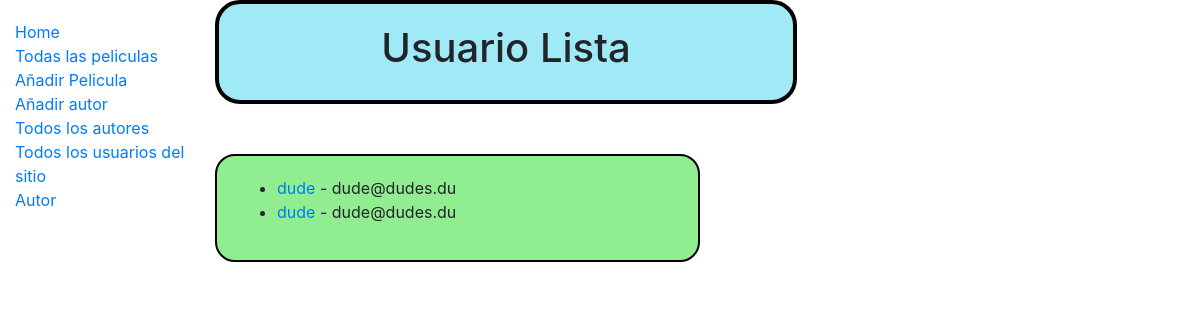
Page /catalog/usuarios/ on the earlier database version.
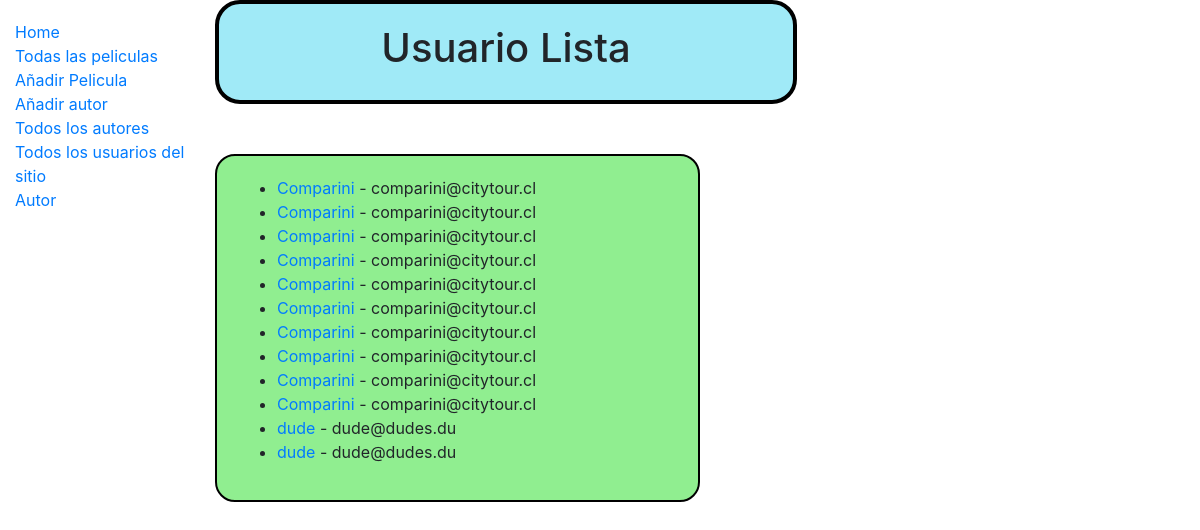
Same page on the later database version.
### catalog/models.py (models this page shows, shortened)
class usuario(models.Model):
	nombre=models.CharField(max_length=100)
	password = models.CharField(max_length=100)
	email = models.EmailField(max_length=50)
	class Meta:
		ordering = ['nombre']
	def get_absolute_url(self):
		return reverse("usuario-detail", args=[str(self.id)])

### catalog/views.py (the view)
# urls.py: path('usuarios/', views.usuarioListView.as_view(), name='usuario_list'),
class usuarioListView(generic.ListView):
    model = usuario
    paginate_by = 15

### catalog/templates/catalog/usuario_list.html
{% extends "base_generic.html" %}
{% block content %}
  <div class="title">
    <h1>Usuario Lista</h1>
  </div>
  <div class="contentBox">
    {% if usuario_list %}
    <ul>
      {% for usuario in usuario_list %}
      <li>
        <a href="{{ usuario.get_absolute_url }}">{{ usuario.nombre }}</a> - {{usuario.email}}
      </li>
      {% endfor %}
    </ul>
    {% else %}
      <p>There are no users in the library.</p>
    {% endif %}
  </div>
{% endblock %}

Differences in the rows shown:
added usuario: nombre "Comparini", email "comparini@citytour.cl"
added usuario: nombre "Comparini", email "comparini@citytour.cl"
added usuario: nombre "Comparini", email "comparini@citytour.cl"
added usuario: nombre "Comparini", email "comparini@citytour.cl"
added usuario: nombre "Comparini", email "comparini@citytour.cl"
added usuario: nombre "Comparini", email "comparini@citytour.cl"
added usuario: nombre "Comparini", email "comparini@citytour.cl"
added usuario: nombre "Comparini", email "comparini@citytour.cl"
added usuario: nombre "Comparini", email "comparini@citytour.cl"
added usuario: nombre "Comparini", email "comparini@citytour.cl"
